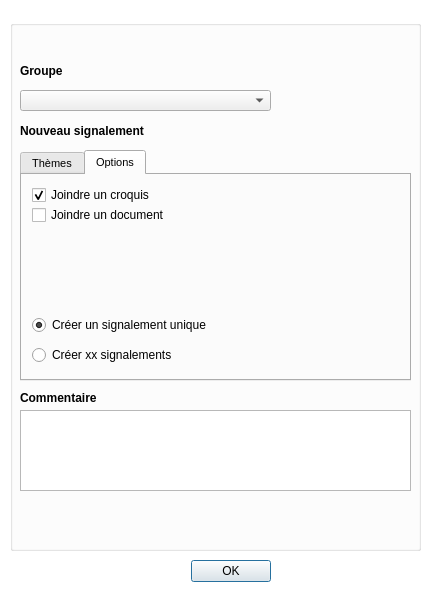
<?xml version="1.0" encoding="UTF-8"?>
<ui version="4.0">
 <class>dlgCreateRem</class>
 <widget class="QDialog" name="dlgCreateRem">
  <property name="geometry">
   <rect>
    <x>0</x>
    <y>0</y>
    <width>432</width>
    <height>592</height>
   </rect>
  </property>
  <property name="font">
   <font>
    <pointsize>7</pointsize>
   </font>
  </property>
  <property name="windowTitle">
   <string>Créer un nouveau signalement</string>
  </property>
  <property name="windowIcon">
   <iconset>
    <normaloff>:/plugins/RipartPlugin/images/ign.png</normaloff>:/plugins/RipartPlugin/images/ign.png</iconset>
  </property>
  <property name="toolTipDuration">
   <number>-4</number>
  </property>
  <property name="styleSheet">
   <string notr="true">QDialog {background-color: rgb(255, 255, 255)}</string>
  </property>
  <widget class="QGroupBox" name="groupBoxProfil">
   <property name="geometry">
    <rect>
     <x>10</x>
     <y>20</y>
     <width>411</width>
     <height>531</height>
    </rect>
   </property>
   <property name="font">
    <font>
     <pointsize>7</pointsize>
     <weight>50</weight>
     <bold>false</bold>
    </font>
   </property>
   <property name="title">
    <string/>
   </property>
   <widget class="QTabWidget" name="tabWidget">
    <property name="geometry">
     <rect>
      <x>10</x>
      <y>130</y>
      <width>391</width>
      <height>231</height>
     </rect>
    </property>
    <property name="font">
     <font>
      <pointsize>8</pointsize>
     </font>
    </property>
    <property name="currentIndex">
     <number>1</number>
    </property>
    <widget class="QWidget" name="tabTheme">
     <attribute name="title">
      <string>Thèmes</string>
     </attribute>
     <widget class="QTreeWidget" name="treeWidget">
      <property name="geometry">
       <rect>
        <x>0</x>
        <y>0</y>
        <width>391</width>
        <height>231</height>
       </rect>
      </property>
      <property name="sizePolicy">
       <sizepolicy hsizetype="Maximum" vsizetype="Expanding">
        <horstretch>0</horstretch>
        <verstretch>0</verstretch>
       </sizepolicy>
      </property>
      <property name="itemsExpandable">
       <bool>true</bool>
      </property>
      <column>
       <property name="text">
        <string>thème</string>
       </property>
      </column>
      <column>
       <property name="text">
        <string>attribut</string>
       </property>
      </column>
     </widget>
    </widget>
    <widget class="QWidget" name="tabOption">
     <attribute name="title">
      <string>Options</string>
     </attribute>
     <widget class="QCheckBox" name="checkBoxJoinCroquis">
      <property name="geometry">
       <rect>
        <x>10</x>
        <y>10</y>
        <width>141</width>
        <height>20</height>
       </rect>
      </property>
      <property name="text">
       <string>Joindre un croquis</string>
      </property>
      <property name="checked">
       <bool>true</bool>
      </property>
     </widget>
     <widget class="QCheckBox" name="checkBoxAttDoc">
      <property name="geometry">
       <rect>
        <x>10</x>
        <y>30</y>
        <width>151</width>
        <height>20</height>
       </rect>
      </property>
      <property name="text">
       <string>Joindre un document</string>
      </property>
     </widget>
     <widget class="QLabel" name="lblDoc">
      <property name="geometry">
       <rect>
        <x>10</x>
        <y>60</y>
        <width>371</width>
        <height>71</height>
       </rect>
      </property>
      <property name="text">
       <string/>
      </property>
      <property name="wordWrap">
       <bool>true</bool>
      </property>
     </widget>
     <widget class="QRadioButton" name="radioBtnUnique">
      <property name="geometry">
       <rect>
        <x>10</x>
        <y>140</y>
        <width>201</width>
        <height>20</height>
       </rect>
      </property>
      <property name="text">
       <string>Créer un signalement unique</string>
      </property>
      <property name="checked">
       <bool>true</bool>
      </property>
     </widget>
     <widget class="QRadioButton" name="radioBtnMultiple">
      <property name="geometry">
       <rect>
        <x>10</x>
        <y>170</y>
        <width>161</width>
        <height>20</height>
       </rect>
      </property>
      <property name="text">
       <string>Créer xx signalements</string>
      </property>
     </widget>
    </widget>
   </widget>
   <widget class="QTextEdit" name="textEditMessage">
    <property name="geometry">
     <rect>
      <x>10</x>
      <y>390</y>
      <width>391</width>
      <height>81</height>
     </rect>
    </property>
    <property name="font">
     <font>
      <pointsize>8</pointsize>
      <weight>50</weight>
      <italic>false</italic>
      <bold>false</bold>
     </font>
    </property>
   </widget>
   <widget class="QLabel" name="lblMessage">
    <property name="geometry">
     <rect>
      <x>10</x>
      <y>370</y>
      <width>111</width>
      <height>16</height>
     </rect>
    </property>
    <property name="font">
     <font>
      <pointsize>9</pointsize>
      <weight>75</weight>
      <bold>true</bold>
     </font>
    </property>
    <property name="text">
     <string>Commentaire</string>
    </property>
   </widget>
   <widget class="QLabel" name="label">
    <property name="geometry">
     <rect>
      <x>10</x>
      <y>100</y>
      <width>191</width>
      <height>21</height>
     </rect>
    </property>
    <property name="font">
     <font>
      <pointsize>9</pointsize>
      <weight>75</weight>
      <bold>true</bold>
     </font>
    </property>
    <property name="text">
     <string>Nouveau signalement</string>
    </property>
   </widget>
   <widget class="QLabel" name="lblMessageError">
    <property name="geometry">
     <rect>
      <x>10</x>
      <y>480</y>
      <width>391</width>
      <height>31</height>
     </rect>
    </property>
    <property name="text">
     <string/>
    </property>
   </widget>
   <widget class="QLabel" name="label_2">
    <property name="geometry">
     <rect>
      <x>10</x>
      <y>40</y>
      <width>61</width>
      <height>21</height>
     </rect>
    </property>
    <property name="font">
     <font>
      <pointsize>9</pointsize>
      <weight>75</weight>
      <bold>true</bold>
     </font>
    </property>
    <property name="text">
     <string>Groupe</string>
    </property>
   </widget>
   <widget class="QComboBox" name="comboBoxGroupe">
    <property name="geometry">
     <rect>
      <x>10</x>
      <y>70</y>
      <width>251</width>
      <height>21</height>
     </rect>
    </property>
   </widget>
  </widget>
  <widget class="QDialogButtonBox" name="buttonBox">
   <property name="geometry">
    <rect>
     <x>170</x>
     <y>560</y>
     <width>101</width>
     <height>23</height>
    </rect>
   </property>
   <property name="standardButtons">
    <set>QDialogButtonBox::Ok</set>
   </property>
  </widget>
 </widget>
 <resources/>
 <connections/>
</ui>
